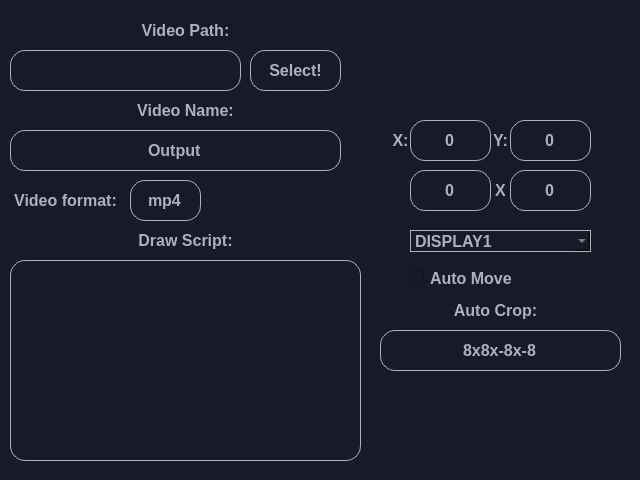
<?xml version="1.0" encoding="UTF-8"?>
<ui version="4.0">
 <class>MainWindow</class>
 <widget class="QMainWindow" name="MainWindow">
  <property name="geometry">
   <rect>
    <x>0</x>
    <y>0</y>
    <width>640</width>
    <height>480</height>
   </rect>
  </property>
  <property name="minimumSize">
   <size>
    <width>640</width>
    <height>480</height>
   </size>
  </property>
  <property name="font">
   <font>
    <family>Segoe UI</family>
    <pointsize>11</pointsize>
    <weight>75</weight>
    <bold>true</bold>
   </font>
  </property>
  <property name="windowTitle">
   <string>Screen Reader</string>
  </property>
  <property name="windowIcon">
   <iconset>
    <normaloff>icon.ico</normaloff>icon.ico</iconset>
  </property>
  <property name="styleSheet">
   <string notr="true">* {
	background-color: rgb(24, 26, 40);
	color: rgb(174, 176, 190);
}
QLabel {
	background-color: rgb(24, 26, 40);
}
QLabel:hover {
	background-color: rgb(87, 95, 145);
}
QPushButton {
	border: 1px solid rgb(174, 176, 190);
	border-radius: 15px;
	background-color: rgb(24, 26, 40);
	color: rgb(174, 176, 190);
}
QPushButton:hover {
	border: 1px solid rgb(174, 176, 190);
	border-radius: 15px;
	background-color: rgb(87, 95, 145);
}</string>
  </property>
  <widget class="QWidget" name="centralwidget">
   <widget class="QLabel" name="recordButton">
    <property name="geometry">
     <rect>
      <x>520</x>
      <y>10</y>
      <width>101</width>
      <height>91</height>
     </rect>
    </property>
    <property name="text">
     <string/>
    </property>
    <property name="pixmap">
     <pixmap>record.png</pixmap>
    </property>
    <property name="alignment">
     <set>Qt::AlignCenter</set>
    </property>
   </widget>
   <widget class="QLabel" name="pauseButton">
    <property name="enabled">
     <bool>false</bool>
    </property>
    <property name="geometry">
     <rect>
      <x>390</x>
      <y>10</y>
      <width>101</width>
      <height>91</height>
     </rect>
    </property>
    <property name="styleSheet">
     <string notr="true"/>
    </property>
    <property name="text">
     <string/>
    </property>
    <property name="pixmap">
     <pixmap>pause.png</pixmap>
    </property>
    <property name="alignment">
     <set>Qt::AlignCenter</set>
    </property>
   </widget>
   <widget class="QLabel" name="videopathLabel">
    <property name="geometry">
     <rect>
      <x>10</x>
      <y>20</y>
      <width>351</width>
      <height>21</height>
     </rect>
    </property>
    <property name="font">
     <font>
      <family>Segoe UI</family>
      <pointsize>12</pointsize>
      <weight>75</weight>
      <bold>true</bold>
     </font>
    </property>
    <property name="styleSheet">
     <string notr="true">* {
	color: rgb(174, 176, 190);
	background-color: rgba(0, 0, 0, 0);
}</string>
    </property>
    <property name="text">
     <string>Video Path:</string>
    </property>
    <property name="alignment">
     <set>Qt::AlignCenter</set>
    </property>
   </widget>
   <widget class="QLineEdit" name="videopathEdit">
    <property name="geometry">
     <rect>
      <x>10</x>
      <y>50</y>
      <width>231</width>
      <height>41</height>
     </rect>
    </property>
    <property name="font">
     <font>
      <family>Segoe UI</family>
      <pointsize>12</pointsize>
      <weight>75</weight>
      <bold>true</bold>
     </font>
    </property>
    <property name="styleSheet">
     <string notr="true">border: 1px solid rgb(174, 176, 190);
border-radius: 15px;</string>
    </property>
    <property name="alignment">
     <set>Qt::AlignCenter</set>
    </property>
   </widget>
   <widget class="QPushButton" name="videopathButton">
    <property name="enabled">
     <bool>true</bool>
    </property>
    <property name="geometry">
     <rect>
      <x>250</x>
      <y>50</y>
      <width>91</width>
      <height>41</height>
     </rect>
    </property>
    <property name="font">
     <font>
      <family>Segoe UI</family>
      <pointsize>12</pointsize>
      <weight>75</weight>
      <bold>true</bold>
     </font>
    </property>
    <property name="styleSheet">
     <string notr="true">border: 1px solid rgb(174, 176, 190);
border-radius: 15px;</string>
    </property>
    <property name="text">
     <string>Select!</string>
    </property>
   </widget>
   <widget class="QLabel" name="videoformatLabel">
    <property name="geometry">
     <rect>
      <x>10</x>
      <y>190</y>
      <width>111</width>
      <height>21</height>
     </rect>
    </property>
    <property name="font">
     <font>
      <family>Segoe UI</family>
      <pointsize>12</pointsize>
      <weight>75</weight>
      <bold>true</bold>
     </font>
    </property>
    <property name="styleSheet">
     <string notr="true">* {
	color: rgb(174, 176, 190);
	background-color: rgba(0, 0, 0, 0);
}</string>
    </property>
    <property name="text">
     <string>Video format:</string>
    </property>
    <property name="alignment">
     <set>Qt::AlignCenter</set>
    </property>
   </widget>
   <widget class="QLineEdit" name="videoformatEdit">
    <property name="geometry">
     <rect>
      <x>130</x>
      <y>180</y>
      <width>71</width>
      <height>41</height>
     </rect>
    </property>
    <property name="font">
     <font>
      <family>Segoe UI</family>
      <pointsize>12</pointsize>
      <weight>75</weight>
      <bold>true</bold>
     </font>
    </property>
    <property name="styleSheet">
     <string notr="true">border: 1px solid rgb(174, 176, 190);
border-radius: 15px;</string>
    </property>
    <property name="text">
     <string>mp4</string>
    </property>
    <property name="alignment">
     <set>Qt::AlignCenter</set>
    </property>
   </widget>
   <widget class="QLabel" name="videofilenameLabel">
    <property name="geometry">
     <rect>
      <x>110</x>
      <y>100</y>
      <width>151</width>
      <height>21</height>
     </rect>
    </property>
    <property name="font">
     <font>
      <family>Segoe UI</family>
      <pointsize>12</pointsize>
      <weight>75</weight>
      <bold>true</bold>
     </font>
    </property>
    <property name="styleSheet">
     <string notr="true">* {
	color: rgb(174, 176, 190);
	background-color: rgba(0, 0, 0, 0);
}</string>
    </property>
    <property name="text">
     <string>Video Name:</string>
    </property>
    <property name="alignment">
     <set>Qt::AlignCenter</set>
    </property>
   </widget>
   <widget class="QLineEdit" name="videofilenameEdit">
    <property name="geometry">
     <rect>
      <x>10</x>
      <y>130</y>
      <width>331</width>
      <height>41</height>
     </rect>
    </property>
    <property name="font">
     <font>
      <family>Segoe UI</family>
      <pointsize>12</pointsize>
      <weight>75</weight>
      <bold>true</bold>
     </font>
    </property>
    <property name="styleSheet">
     <string notr="true">border: 1px solid rgb(174, 176, 190);
border-radius: 15px;</string>
    </property>
    <property name="text">
     <string>Output</string>
    </property>
    <property name="alignment">
     <set>Qt::AlignCenter</set>
    </property>
   </widget>
   <widget class="QLabel" name="mousescriptLabel">
    <property name="geometry">
     <rect>
      <x>130</x>
      <y>230</y>
      <width>111</width>
      <height>21</height>
     </rect>
    </property>
    <property name="font">
     <font>
      <family>Segoe UI</family>
      <pointsize>12</pointsize>
      <weight>75</weight>
      <bold>true</bold>
     </font>
    </property>
    <property name="styleSheet">
     <string notr="true">* {
	color: rgb(174, 176, 190);
	background-color: rgba(0, 0, 0, 0);
}</string>
    </property>
    <property name="text">
     <string>Draw Script:</string>
    </property>
    <property name="alignment">
     <set>Qt::AlignCenter</set>
    </property>
   </widget>
   <widget class="QPlainTextEdit" name="mousescriptText">
    <property name="geometry">
     <rect>
      <x>10</x>
      <y>260</y>
      <width>351</width>
      <height>201</height>
     </rect>
    </property>
    <property name="font">
     <font>
      <family>Segoe UI</family>
      <pointsize>12</pointsize>
      <weight>75</weight>
      <bold>true</bold>
     </font>
    </property>
    <property name="styleSheet">
     <string notr="true">border: 1px solid rgb(174, 176, 190);
border-radius: 15px;</string>
    </property>
    <property name="frameShape">
     <enum>QFrame::NoFrame</enum>
    </property>
    <property name="plainText">
     <string/>
    </property>
   </widget>
   <widget class="QLabel" name="xLabel">
    <property name="geometry">
     <rect>
      <x>390</x>
      <y>130</y>
      <width>21</width>
      <height>21</height>
     </rect>
    </property>
    <property name="font">
     <font>
      <family>Segoe UI</family>
      <pointsize>12</pointsize>
      <weight>75</weight>
      <bold>true</bold>
     </font>
    </property>
    <property name="styleSheet">
     <string notr="true">* {
	color: rgb(174, 176, 190);
	background-color: rgba(0, 0, 0, 0);
}</string>
    </property>
    <property name="text">
     <string>X:</string>
    </property>
    <property name="alignment">
     <set>Qt::AlignCenter</set>
    </property>
   </widget>
   <widget class="QLabel" name="yLabel">
    <property name="geometry">
     <rect>
      <x>490</x>
      <y>130</y>
      <width>21</width>
      <height>21</height>
     </rect>
    </property>
    <property name="font">
     <font>
      <family>Segoe UI</family>
      <pointsize>12</pointsize>
      <weight>75</weight>
      <bold>true</bold>
     </font>
    </property>
    <property name="styleSheet">
     <string notr="true">* {
	color: rgb(174, 176, 190);
	background-color: rgba(0, 0, 0, 0);
}</string>
    </property>
    <property name="text">
     <string>Y:</string>
    </property>
    <property name="alignment">
     <set>Qt::AlignCenter</set>
    </property>
   </widget>
   <widget class="QLineEdit" name="xEdit">
    <property name="geometry">
     <rect>
      <x>410</x>
      <y>120</y>
      <width>81</width>
      <height>41</height>
     </rect>
    </property>
    <property name="font">
     <font>
      <family>Segoe UI</family>
      <pointsize>12</pointsize>
      <weight>75</weight>
      <bold>true</bold>
     </font>
    </property>
    <property name="styleSheet">
     <string notr="true">border: 1px solid rgb(174, 176, 190);
border-radius: 15px;</string>
    </property>
    <property name="text">
     <string>0</string>
    </property>
    <property name="alignment">
     <set>Qt::AlignCenter</set>
    </property>
   </widget>
   <widget class="QLineEdit" name="yEdit">
    <property name="geometry">
     <rect>
      <x>510</x>
      <y>120</y>
      <width>81</width>
      <height>41</height>
     </rect>
    </property>
    <property name="font">
     <font>
      <family>Segoe UI</family>
      <pointsize>12</pointsize>
      <weight>75</weight>
      <bold>true</bold>
     </font>
    </property>
    <property name="styleSheet">
     <string notr="true">border: 1px solid rgb(174, 176, 190);
border-radius: 15px;</string>
    </property>
    <property name="text">
     <string>0</string>
    </property>
    <property name="alignment">
     <set>Qt::AlignCenter</set>
    </property>
   </widget>
   <widget class="QLabel" name="whLabel">
    <property name="geometry">
     <rect>
      <x>490</x>
      <y>180</y>
      <width>21</width>
      <height>21</height>
     </rect>
    </property>
    <property name="font">
     <font>
      <family>Segoe UI</family>
      <pointsize>12</pointsize>
      <weight>75</weight>
      <bold>true</bold>
     </font>
    </property>
    <property name="styleSheet">
     <string notr="true">* {
	color: rgb(174, 176, 190);
	background-color: rgba(0, 0, 0, 0);
}</string>
    </property>
    <property name="text">
     <string>X</string>
    </property>
    <property name="alignment">
     <set>Qt::AlignCenter</set>
    </property>
   </widget>
   <widget class="QLineEdit" name="widthEdit">
    <property name="geometry">
     <rect>
      <x>410</x>
      <y>170</y>
      <width>81</width>
      <height>41</height>
     </rect>
    </property>
    <property name="font">
     <font>
      <family>Segoe UI</family>
      <pointsize>12</pointsize>
      <weight>75</weight>
      <bold>true</bold>
     </font>
    </property>
    <property name="styleSheet">
     <string notr="true">border: 1px solid rgb(174, 176, 190);
border-radius: 15px;</string>
    </property>
    <property name="text">
     <string>0</string>
    </property>
    <property name="alignment">
     <set>Qt::AlignCenter</set>
    </property>
   </widget>
   <widget class="QLineEdit" name="heightEdit">
    <property name="geometry">
     <rect>
      <x>510</x>
      <y>170</y>
      <width>81</width>
      <height>41</height>
     </rect>
    </property>
    <property name="font">
     <font>
      <family>Segoe UI</family>
      <pointsize>12</pointsize>
      <weight>75</weight>
      <bold>true</bold>
     </font>
    </property>
    <property name="styleSheet">
     <string notr="true">border: 1px solid rgb(174, 176, 190);
border-radius: 15px;</string>
    </property>
    <property name="text">
     <string>0</string>
    </property>
    <property name="alignment">
     <set>Qt::AlignCenter</set>
    </property>
   </widget>
   <widget class="QComboBox" name="windowsBox">
    <property name="geometry">
     <rect>
      <x>410</x>
      <y>230</y>
      <width>181</width>
      <height>22</height>
     </rect>
    </property>
    <property name="font">
     <font>
      <family>Segoe UI</family>
      <pointsize>12</pointsize>
      <weight>75</weight>
      <bold>true</bold>
     </font>
    </property>
    <property name="styleSheet">
     <string notr="true">border: 1px solid rgb(174, 176, 190);</string>
    </property>
    <item>
     <property name="text">
      <string>DISPLAY1</string>
     </property>
    </item>
   </widget>
   <widget class="QCheckBox" name="automoveLabel">
    <property name="geometry">
     <rect>
      <x>410</x>
      <y>270</y>
      <width>171</width>
      <height>17</height>
     </rect>
    </property>
    <property name="font">
     <font>
      <family>Segoe UI</family>
      <pointsize>12</pointsize>
      <weight>75</weight>
      <bold>true</bold>
     </font>
    </property>
    <property name="styleSheet">
     <string notr="true">border-radius: 15px;</string>
    </property>
    <property name="text">
     <string>Auto Move</string>
    </property>
   </widget>
   <widget class="QLabel" name="autocropLabel">
    <property name="geometry">
     <rect>
      <x>440</x>
      <y>300</y>
      <width>111</width>
      <height>21</height>
     </rect>
    </property>
    <property name="font">
     <font>
      <family>Segoe UI</family>
      <pointsize>12</pointsize>
      <weight>75</weight>
      <bold>true</bold>
     </font>
    </property>
    <property name="styleSheet">
     <string notr="true">* {
	color: rgb(174, 176, 190);
	background-color: rgba(0, 0, 0, 0);
}</string>
    </property>
    <property name="text">
     <string>Auto Crop:</string>
    </property>
    <property name="alignment">
     <set>Qt::AlignCenter</set>
    </property>
   </widget>
   <widget class="QLineEdit" name="autocropText">
    <property name="geometry">
     <rect>
      <x>380</x>
      <y>330</y>
      <width>241</width>
      <height>41</height>
     </rect>
    </property>
    <property name="font">
     <font>
      <family>Segoe UI</family>
      <pointsize>12</pointsize>
      <weight>75</weight>
      <bold>true</bold>
     </font>
    </property>
    <property name="styleSheet">
     <string notr="true">border: 1px solid rgb(174, 176, 190);
border-radius: 15px;</string>
    </property>
    <property name="text">
     <string>8x8x-8x-8</string>
    </property>
    <property name="alignment">
     <set>Qt::AlignCenter</set>
    </property>
   </widget>
  </widget>
 </widget>
 <resources/>
 <connections/>
</ui>
